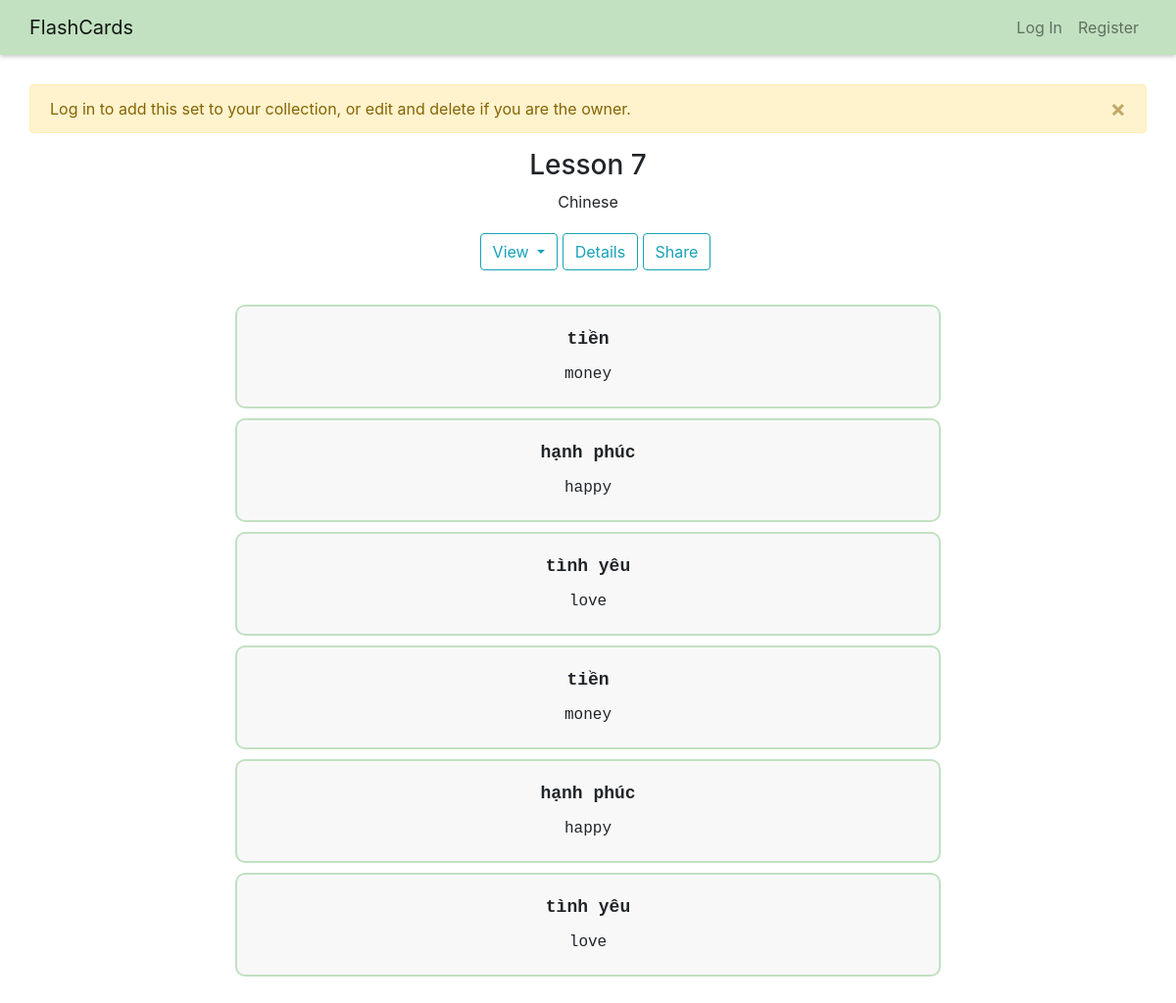
Page /view-set/7 on the committed database.
### flashcards/models.py (models this page shows)
class Set(models.Model):
    owner = models.ForeignKey("User", on_delete=models.CASCADE, related_name="sets")
    name = models.CharField(max_length=255)
    description = models.TextField(blank=True)
    timestamp = models.DateTimeField(auto_now_add=True)

class Card(models.Model):
    set = models.ForeignKey("Set", on_delete=models.CASCADE, related_name="cards")
    term = models.CharField(max_length=255)
    definition = models.TextField()

### flashcards/views.py (the view, shortened to what this page needs)
# urls.py: path("view-set/<int:set_id>", views.set, name="view-set")
def set(request, set_id):
    user = None
    message = None
    if request.user.is_authenticated:
        user = request.user
    else:
        message = "Log in to add this set to your collection, or edit and delete if you are the owner."
    try:
        set = Set.objects.get(pk=set_id)
        user_is_not_owner = set.owner != user
        user_has_not_added = len(Add.objects.filter(user=user, set=set)) == 0
    except Set.DoesNotExist:
        return HttpResponse("Invalid set ID.")
    return render(request, "flashcards/set.html", {
            "set": set,
            "user_is_not_owner": user_is_not_owner,
            "user_has_not_added": user_has_not_added,
            "message": message
        })

### flashcards/templates/flashcards/set.html (shortened to what this page needs)
{% extends "flashcards/layout.html" %}
{% load static %}
{% block body %}
    {% if message %}
        <div class="alert alert-warning alert-dismissible">
            <a href="#" class="close" data-dismiss="alert" aria-label="close">&times;</a>
            {{ message }}
        </div>
    {% endif %}
    <div class="container center">
        <h3>{{ set.name }}</h3>
        <div>{{ set.description }}</div>
        <div class="set-actions">
            <button class="btn btn-outline-info dropdown-toggle" type="button" id="view-mode-btn" data-toggle="dropdown" aria-haspopup="true" aria-expanded="false">
                View
            </button>
            <button class="btn btn-outline-info popup" onclick="showDetails()">Details
            </button>
            <button onclick="share()" class="btn btn-outline-info set-btn" id="share-btn" title="Copy link">Share</button>
        </div>
        <div class="existing-cards-div" id="all-cards-view">
            {% for card in set.cards.all %}
            <div class="existing-card-div" id="{{ card.pk }}">
                <div class="set-item set-title">{{ card.term }}</div>
                <div class="set-item">
                    <ul>
                        <li>{{ card.definition }}</li>
                    </ul>
                </div>
            </div>
            {% endfor %}
        </div>
    </div>
{% endblock %}

### flashcards/static/flashcards/styles.css (style rules this page uses)
.container { display: flex; flex-direction: column; align-items: center; text-align: center; }
.center { text-align: center; }
.existing-sets-div, .existing-cards-div { margin-top: 15px; }
.existing-set-div, .existing-card-div { border: 2px solid #C1E1C1; border-radius: 10px; margin: 10px; padding: 5px; width: 60vw; background-color: #f8f8f8; font-family: 'Courier New', Courier, monospace; transition: transform 0.3s ease-in-out; }
.set-item { margin-bottom: 10px; }
.set-title { font-weight: bold; font-size: large; margin-top: 15px; }
ul { list-style-type: none; padding: 0; }
li { margin-bottom: 10px; margin-top: 10px; padding-right: 20px; padding-left: 20px; list-style-type: none; }
.set-btn { pointer-events: auto; }
#view-mode-btn { margin-left: 15px; }
.set-actions { all:unset; float:left; }
.popup { position: relative; display: inline-block; cursor: pointer; -webkit-user-select: none; -moz-user-select: none; -ms-user-select: none; user-select: none; }
.set-actions { padding: 10px; }
.set-actions > button { margin-top: 10px; }

### rows in the picture
Set: name "Lesson 7", description "Chinese"
Card: term "tiền", definition "money"
Card: term "hạnh phúc", definition "happy"
Card: term "tình yêu", definition "love"
Card: term "tiền", definition "money"
Card: term "hạnh phúc", definition "happy"
Card: term "tình yêu", definition "love"

### other values in the picture
{{ message }} "Log in to add this set to your collection, or edit and delete if you are the owner."
